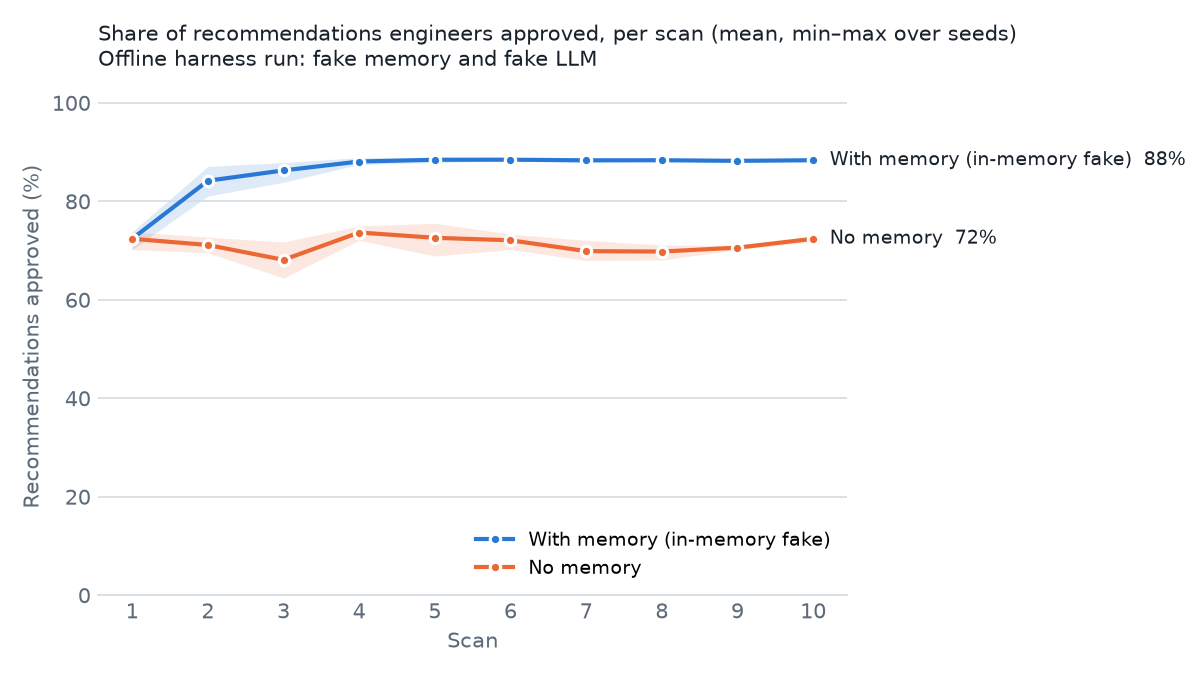

This figure's Python source:
"""eval/plot.png: acceptance rate per scan, mean with min–max band across seeds.

    python -m eval.plot
"""

import json
from pathlib import Path

import matplotlib

matplotlib.use("Agg")
import matplotlib.pyplot as plt  # noqa: E402

HERE = Path(__file__).parent
# Validated categorical slots 1-2 (blue, orange) on a light surface.
STYLE = {"hindsight": ("#2a78d6", "With Hindsight memory"), "no_memory": ("#eb6834", "No memory")}
INK, MUTED, GRID = "#18212B", "#5C6A79", "#D5DCE3"


def plot(summary_path: Path = HERE / "results" / "summary.json", out: Path = HERE / "plot.png") -> Path:
    summary = json.loads(summary_path.read_text())
    fake = summary.get("meta", {}).get("fake", False)
    fig, ax = plt.subplots(figsize=(8, 4.5), dpi=150)
    for cond, (color, label) in STYLE.items():
        if cond not in summary:
            continue
        if fake and cond == "hindsight":
            label = "With memory (in-memory fake)"
        s = summary[cond]
        x = list(range(1, len(s["acceptance_mean"]) + 1))
        mean = [v * 100 for v in s["acceptance_mean"]]
        lo = [(v if v is not None else m / 100) * 100 for v, m in zip(s["acceptance_min"], mean, strict=True)]
        hi = [(v if v is not None else m / 100) * 100 for v, m in zip(s["acceptance_max"], mean, strict=True)]
        ax.fill_between(x, lo, hi, color=color, alpha=0.15, linewidth=0)
        ax.plot(x, mean, color=color, linewidth=2, marker="o", markersize=5, markeredgecolor="white",
                markeredgewidth=1.5, label=label)
        ax.annotate(f"{label}  {mean[-1]:.0f}%", (x[-1], mean[-1]), xytext=(8, 0), textcoords="offset points",
                    va="center", fontsize=9, color=INK)
    ax.set_ylim(0, 105)
    ax.set_xticks(x)
    ax.set_xlabel("Scan", color=MUTED)
    ax.set_ylabel("Recommendations approved (%)", color=MUTED)
    title = "Share of recommendations engineers approved, per scan (mean, min–max over seeds)"
    ax.set_title(title + ("\nOffline harness run: fake memory and fake LLM" if fake else ""),
                 fontsize=10, color=INK, loc="left")
    ax.grid(axis="y", color=GRID, linewidth=0.8)
    for side in ("top", "right", "left"):
        ax.spines[side].set_visible(False)
    ax.spines["bottom"].set_color(GRID)
    ax.tick_params(colors=MUTED, length=0)
    ax.legend(frameon=False, loc="lower right", fontsize=9)
    fig.tight_layout()
    fig.savefig(out)
    plt.close(fig)
    return out


if __name__ == "__main__":
    print(plot())
